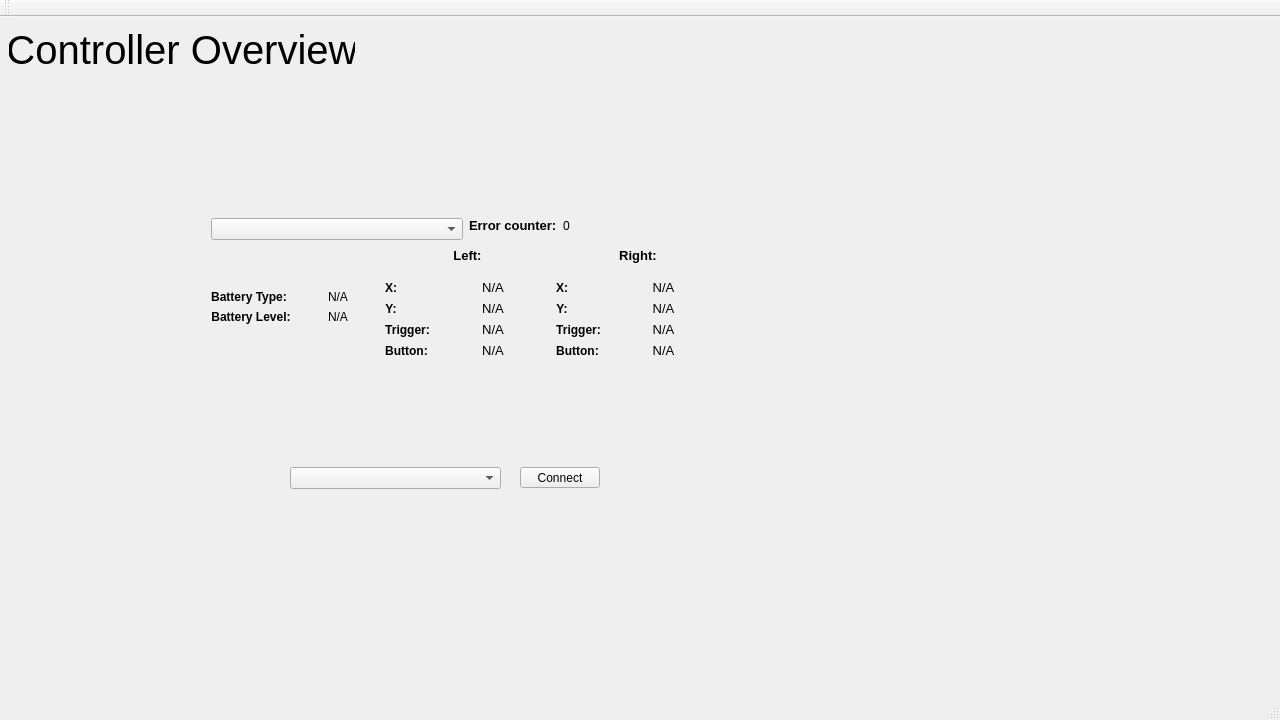
<?xml version="1.0" encoding="UTF-8"?>
<ui version="4.0">
 <class>MainWindow</class>
 <widget class="QMainWindow" name="MainWindow">
  <property name="geometry">
   <rect>
    <x>0</x>
    <y>0</y>
    <width>1280</width>
    <height>720</height>
   </rect>
  </property>
  <property name="windowTitle">
   <string>MainWindow</string>
  </property>
  <widget class="QWidget" name="centralWidget">
   <widget class="QLabel" name="Headline">
    <property name="geometry">
     <rect>
      <x>9</x>
      <y>9</y>
      <width>346</width>
      <height>48</height>
     </rect>
    </property>
    <property name="font">
     <font>
      <pointsize>30</pointsize>
     </font>
    </property>
    <property name="layoutDirection">
     <enum>Qt::LeftToRight</enum>
    </property>
    <property name="text">
     <string>Controller Overview</string>
    </property>
    <property name="alignment">
     <set>Qt::AlignCenter</set>
    </property>
   </widget>
   <widget class="QWidget" name="verticalLayoutWidget">
    <property name="geometry">
     <rect>
      <x>200</x>
      <y>190</y>
      <width>531</width>
      <height>171</height>
     </rect>
    </property>
    <layout class="QVBoxLayout" name="verticalLayout">
     <item>
      <layout class="QHBoxLayout" name="horizontalLayout_2">
       <item>
        <widget class="QComboBox" name="controllerSelector"/>
       </item>
       <item>
        <layout class="QFormLayout" name="formLayout_4">
         <item row="0" column="0">
          <widget class="QLabel" name="label_13">
           <property name="font">
            <font>
             <pointsize>10</pointsize>
             <weight>75</weight>
             <bold>true</bold>
            </font>
           </property>
           <property name="text">
            <string>Error counter:</string>
           </property>
          </widget>
         </item>
         <item row="0" column="1">
          <widget class="QLabel" name="label_errorCounter">
           <property name="text">
            <string>0</string>
           </property>
          </widget>
         </item>
        </layout>
       </item>
      </layout>
     </item>
     <item>
      <layout class="QHBoxLayout" name="horizontalLayout" stretch="1,2">
       <item>
        <layout class="QFormLayout" name="formLayout">
         <property name="formAlignment">
          <set>Qt::AlignLeading|Qt::AlignLeft|Qt::AlignVCenter</set>
         </property>
         <item row="0" column="0">
          <widget class="QLabel" name="label">
           <property name="font">
            <font>
             <weight>75</weight>
             <bold>true</bold>
            </font>
           </property>
           <property name="text">
            <string>Battery Type:</string>
           </property>
           <property name="alignment">
            <set>Qt::AlignCenter</set>
           </property>
          </widget>
         </item>
         <item row="0" column="1">
          <widget class="QLabel" name="batteryType_label">
           <property name="text">
            <string>N/A</string>
           </property>
           <property name="alignment">
            <set>Qt::AlignCenter</set>
           </property>
          </widget>
         </item>
         <item row="1" column="0">
          <widget class="QLabel" name="label_2">
           <property name="font">
            <font>
             <weight>75</weight>
             <bold>true</bold>
            </font>
           </property>
           <property name="text">
            <string>Battery Level:</string>
           </property>
           <property name="alignment">
            <set>Qt::AlignCenter</set>
           </property>
          </widget>
         </item>
         <item row="1" column="1">
          <widget class="QLabel" name="batteryLevel_label">
           <property name="text">
            <string>N/A</string>
           </property>
           <property name="alignment">
            <set>Qt::AlignCenter</set>
           </property>
          </widget>
         </item>
        </layout>
       </item>
       <item>
        <layout class="QGridLayout" name="gridLayout_2" rowstretch="1,5">
         <item row="0" column="1">
          <widget class="QLabel" name="label_4">
           <property name="font">
            <font>
             <pointsize>10</pointsize>
             <weight>75</weight>
             <bold>true</bold>
            </font>
           </property>
           <property name="text">
            <string>Right:</string>
           </property>
           <property name="alignment">
            <set>Qt::AlignCenter</set>
           </property>
          </widget>
         </item>
         <item row="0" column="0">
          <widget class="QLabel" name="label_3">
           <property name="font">
            <font>
             <pointsize>10</pointsize>
             <weight>75</weight>
             <bold>true</bold>
            </font>
           </property>
           <property name="text">
            <string>Left:</string>
           </property>
           <property name="alignment">
            <set>Qt::AlignCenter</set>
           </property>
          </widget>
         </item>
         <item row="1" column="0">
          <layout class="QFormLayout" name="formLayout_2">
           <property name="labelAlignment">
            <set>Qt::AlignLeading|Qt::AlignLeft|Qt::AlignVCenter</set>
           </property>
           <property name="formAlignment">
            <set>Qt::AlignCenter</set>
           </property>
           <item row="0" column="0">
            <widget class="QLabel" name="label_5">
             <property name="font">
              <font>
               <weight>75</weight>
               <bold>true</bold>
              </font>
             </property>
             <property name="text">
              <string>X:</string>
             </property>
             <property name="alignment">
              <set>Qt::AlignCenter</set>
             </property>
            </widget>
           </item>
           <item row="0" column="1">
            <widget class="QLabel" name="label_leftJoyX">
             <property name="font">
              <font>
               <pointsize>10</pointsize>
              </font>
             </property>
             <property name="text">
              <string>N/A</string>
             </property>
             <property name="alignment">
              <set>Qt::AlignCenter</set>
             </property>
             <property name="margin">
              <number>0</number>
             </property>
            </widget>
           </item>
           <item row="1" column="0">
            <widget class="QLabel" name="label_6">
             <property name="font">
              <font>
               <weight>75</weight>
               <bold>true</bold>
              </font>
             </property>
             <property name="text">
              <string>Y:</string>
             </property>
             <property name="alignment">
              <set>Qt::AlignCenter</set>
             </property>
            </widget>
           </item>
           <item row="2" column="0">
            <widget class="QLabel" name="label_7">
             <property name="font">
              <font>
               <weight>75</weight>
               <bold>true</bold>
              </font>
             </property>
             <property name="text">
              <string>Trigger:</string>
             </property>
             <property name="alignment">
              <set>Qt::AlignCenter</set>
             </property>
            </widget>
           </item>
           <item row="3" column="0">
            <widget class="QLabel" name="label_12">
             <property name="font">
              <font>
               <weight>75</weight>
               <bold>true</bold>
              </font>
             </property>
             <property name="text">
              <string>Button:</string>
             </property>
             <property name="alignment">
              <set>Qt::AlignCenter</set>
             </property>
            </widget>
           </item>
           <item row="3" column="1">
            <widget class="QLabel" name="label_leftB">
             <property name="font">
              <font>
               <pointsize>10</pointsize>
              </font>
             </property>
             <property name="text">
              <string>N/A</string>
             </property>
             <property name="alignment">
              <set>Qt::AlignCenter</set>
             </property>
             <property name="margin">
              <number>0</number>
             </property>
            </widget>
           </item>
           <item row="2" column="1">
            <widget class="QLabel" name="label_leftTrigger">
             <property name="font">
              <font>
               <pointsize>10</pointsize>
              </font>
             </property>
             <property name="text">
              <string>N/A</string>
             </property>
             <property name="alignment">
              <set>Qt::AlignCenter</set>
             </property>
             <property name="margin">
              <number>0</number>
             </property>
            </widget>
           </item>
           <item row="1" column="1">
            <widget class="QLabel" name="label_leftJoyY">
             <property name="font">
              <font>
               <pointsize>10</pointsize>
              </font>
             </property>
             <property name="text">
              <string>N/A</string>
             </property>
             <property name="alignment">
              <set>Qt::AlignCenter</set>
             </property>
             <property name="margin">
              <number>0</number>
             </property>
            </widget>
           </item>
          </layout>
         </item>
         <item row="1" column="1">
          <layout class="QFormLayout" name="formLayout_3">
           <property name="formAlignment">
            <set>Qt::AlignCenter</set>
           </property>
           <item row="0" column="0">
            <widget class="QLabel" name="label_8">
             <property name="font">
              <font>
               <weight>75</weight>
               <bold>true</bold>
              </font>
             </property>
             <property name="text">
              <string>X:</string>
             </property>
             <property name="alignment">
              <set>Qt::AlignCenter</set>
             </property>
            </widget>
           </item>
           <item row="0" column="1">
            <widget class="QLabel" name="label_rightJoyX">
             <property name="font">
              <font>
               <pointsize>10</pointsize>
              </font>
             </property>
             <property name="text">
              <string>N/A</string>
             </property>
             <property name="alignment">
              <set>Qt::AlignCenter</set>
             </property>
             <property name="margin">
              <number>0</number>
             </property>
            </widget>
           </item>
           <item row="1" column="0">
            <widget class="QLabel" name="label_9">
             <property name="font">
              <font>
               <weight>75</weight>
               <bold>true</bold>
              </font>
             </property>
             <property name="text">
              <string>Y:</string>
             </property>
             <property name="alignment">
              <set>Qt::AlignCenter</set>
             </property>
            </widget>
           </item>
           <item row="1" column="1">
            <widget class="QLabel" name="label_rightJoyY">
             <property name="font">
              <font>
               <pointsize>10</pointsize>
              </font>
             </property>
             <property name="text">
              <string>N/A</string>
             </property>
             <property name="alignment">
              <set>Qt::AlignCenter</set>
             </property>
             <property name="margin">
              <number>0</number>
             </property>
            </widget>
           </item>
           <item row="2" column="0">
            <widget class="QLabel" name="label_10">
             <property name="font">
              <font>
               <weight>75</weight>
               <bold>true</bold>
              </font>
             </property>
             <property name="text">
              <string>Trigger:</string>
             </property>
             <property name="alignment">
              <set>Qt::AlignCenter</set>
             </property>
            </widget>
           </item>
           <item row="3" column="0">
            <widget class="QLabel" name="label_11">
             <property name="font">
              <font>
               <weight>75</weight>
               <bold>true</bold>
              </font>
             </property>
             <property name="text">
              <string>Button:</string>
             </property>
             <property name="alignment">
              <set>Qt::AlignCenter</set>
             </property>
            </widget>
           </item>
           <item row="3" column="1">
            <widget class="QLabel" name="label_rightB">
             <property name="font">
              <font>
               <pointsize>10</pointsize>
              </font>
             </property>
             <property name="text">
              <string>N/A</string>
             </property>
             <property name="alignment">
              <set>Qt::AlignCenter</set>
             </property>
             <property name="margin">
              <number>0</number>
             </property>
            </widget>
           </item>
           <item row="2" column="1">
            <widget class="QLabel" name="label_rightTrigger">
             <property name="font">
              <font>
               <pointsize>10</pointsize>
              </font>
             </property>
             <property name="text">
              <string>N/A</string>
             </property>
             <property name="alignment">
              <set>Qt::AlignCenter</set>
             </property>
             <property name="margin">
              <number>0</number>
             </property>
            </widget>
           </item>
          </layout>
         </item>
        </layout>
       </item>
      </layout>
     </item>
    </layout>
   </widget>
   <widget class="QComboBox" name="comboBox_portSelector">
    <property name="geometry">
     <rect>
      <x>290</x>
      <y>450</y>
      <width>211</width>
      <height>22</height>
     </rect>
    </property>
   </widget>
   <widget class="QPushButton" name="pushButton_connectPort">
    <property name="geometry">
     <rect>
      <x>520</x>
      <y>450</y>
      <width>80</width>
      <height>21</height>
     </rect>
    </property>
    <property name="text">
     <string>Connect</string>
    </property>
   </widget>
  </widget>
  <widget class="QMenuBar" name="menuBar">
   <property name="geometry">
    <rect>
     <x>0</x>
     <y>0</y>
     <width>1280</width>
     <height>20</height>
    </rect>
   </property>
  </widget>
  <widget class="QToolBar" name="mainToolBar">
   <attribute name="toolBarArea">
    <enum>TopToolBarArea</enum>
   </attribute>
   <attribute name="toolBarBreak">
    <bool>false</bool>
   </attribute>
  </widget>
  <widget class="QStatusBar" name="statusBar"/>
 </widget>
 <layoutdefault spacing="6" margin="11"/>
 <resources/>
 <connections/>
</ui>
